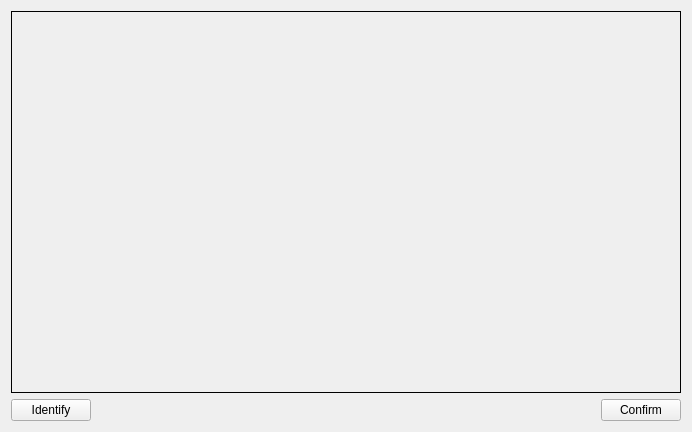
<?xml version="1.0" encoding="UTF-8"?>
<ui version="4.0">
 <class>CalibrationWindow</class>
 <widget class="QWidget" name="CalibrationWindow">
  <property name="geometry">
   <rect>
    <x>0</x>
    <y>0</y>
    <width>692</width>
    <height>432</height>
   </rect>
  </property>
  <property name="minimumSize">
   <size>
    <width>692</width>
    <height>432</height>
   </size>
  </property>
  <property name="maximumSize">
   <size>
    <width>692</width>
    <height>432</height>
   </size>
  </property>
  <property name="windowTitle">
   <string>CalibrationWindow</string>
  </property>
  <layout class="QGridLayout" name="gridLayout">
   <item row="0" column="0">
    <widget class="QLabel" name="imageLabel">
     <property name="minimumSize">
      <size>
       <width>640</width>
       <height>360</height>
      </size>
     </property>
     <property name="autoFillBackground">
      <bool>false</bool>
     </property>
     <property name="frameShape">
      <enum>QFrame::Box</enum>
     </property>
     <property name="text">
      <string/>
     </property>
    </widget>
   </item>
   <item row="1" column="0">
    <layout class="QHBoxLayout" name="horizontalLayout">
     <item>
      <widget class="QPushButton" name="identifyButton">
       <property name="text">
        <string>Identify</string>
       </property>
      </widget>
     </item>
     <item>
      <spacer name="horizontalSpacer">
       <property name="orientation">
        <enum>Qt::Horizontal</enum>
       </property>
       <property name="sizeHint" stdset="0">
        <size>
         <width>40</width>
         <height>20</height>
        </size>
       </property>
      </spacer>
     </item>
     <item>
      <widget class="QPushButton" name="confirmButton">
       <property name="text">
        <string>Confirm</string>
       </property>
      </widget>
     </item>
    </layout>
   </item>
  </layout>
 </widget>
 <layoutdefault spacing="6" margin="11"/>
 <resources/>
 <connections/>
</ui>
